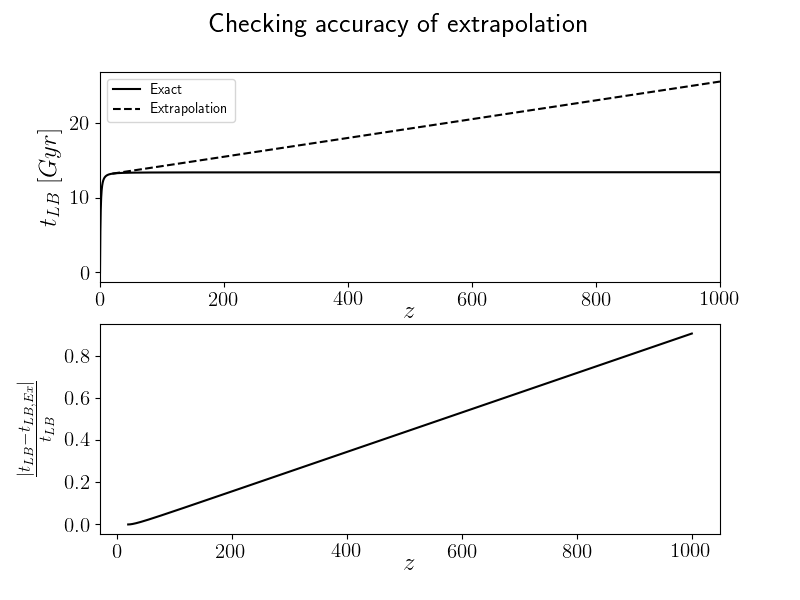

Recreate this plot in Python.
import numpy as np
import matplotlib.pyplot as plt
np.seterr( divide = 'ignore' , invalid = 'ignore' )

z , tLB = np.loadtxt( 'tLB_z.dat' , unpack = True )

H0 = 70.0 / 3.086e19 * 86400.0 * 365.25 * 1.0e9 # [ 1 / Gyr ]

z_20   = z  [ np.where( z < 20.0 )[0] ]
tLB_20 = tLB[ np.where( z < 20.0 )[0] ]

z_20_100   = z  [ np.where( z > 20.0 )[0] ]
tLB_20_100 = tLB[ np.where( z > 20.0 )[0] ]

imin   = 2
imax   = 1
zmin   = z_20[-imin]
zmax   = z_20[-imax]
tLBmin = tLB_20[-imin]
tLBmax = tLB_20[-imax]

zExMax = z[-1]

m = ( tLBmax - tLBmin ) / ( zmax - zmin )
b = 0.5 * ( ( tLBmax - m * zmax ) + ( tLBmin - m * zmin ) )

zEx = np.linspace( zmax , zExMax , len( z_20_100 ) )

tLBEx = m * zEx  + b

xlim = ( z_20[-1] , z[-1] )

plt.suptitle( 'Checking accuracy of extrapolation' )

plt.subplot( 211 )
plt.plot( z   , tLB   , 'k-'  , label = 'Exact'         )
plt.plot( zEx , tLBEx , 'k--' , label = 'Extrapolation' )

plt.xlabel( r'$z$' , labelpad = -7 )
plt.ylabel( r'$t_{LB}\,\left[Gyr\right]$' )
plt.xlim( xlim )

plt.legend()

plt.subplot( 212 )
plt.plot( zEx , ( np.abs( tLB_20_100 - tLBEx ) / tLB_20_100 ) , 'k-' )
plt.xlabel( r'$z$' , labelpad = -7 )
plt.ylabel( r'$\frac{\left|t_{LB}-t_{LB,Ex}\right|}{t_{LB}}$' )
plt.xlim( xlim )
plt.savefig( 'CheckExtrapolation.png' )
#plt.show()
